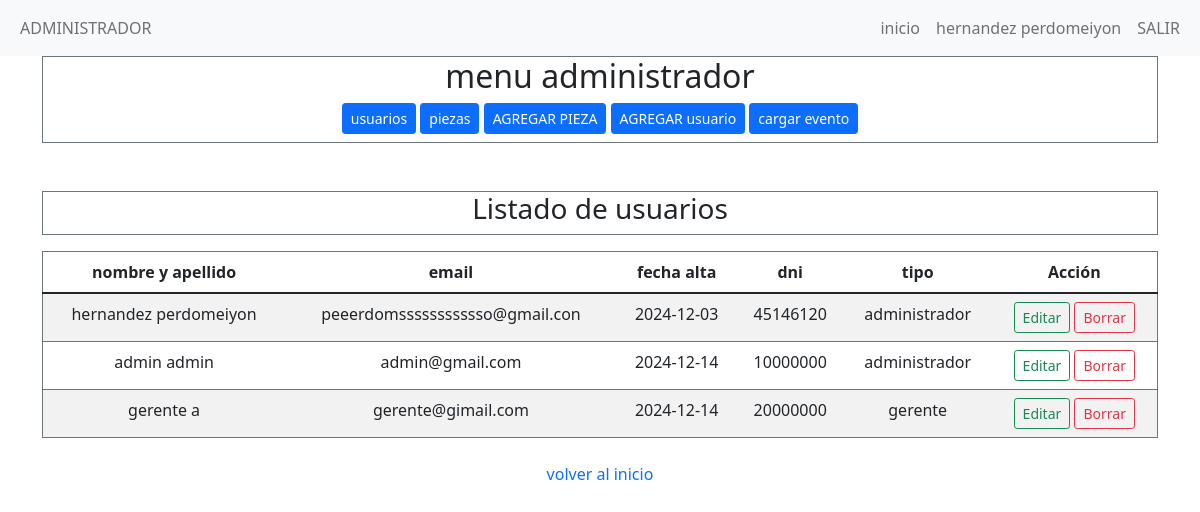
/listados/usuariosList.php?msje=ok (signed in), run on the app's committed database.
### tables this page shows
CREATE TABLE `usuario` (
  `idUsuario` int(11) NOT NULL,
  `dni` varchar(8) DEFAULT NULL,
  `nombre` varchar(255) DEFAULT NULL,
  `apellido` varchar(255) DEFAULT NULL,
  `email` varchar(255) DEFAULT NULL,
  `clave` varchar(255) DEFAULT NULL,
  `fecha_alta` date DEFAULT NULL,
  `tipo_de_usuario` varchar(13) NOT NULL DEFAULT 'gerente'
);

### listados/usuariosList.php (the view, shortened to what this page needs)
<?php
require_once "../conexion.php";
$sql="SELECT * FROM usuario";
$result=mysqli_query($conex,$sql);
 ?>
 <!DOCTYPE html>
 <html lang="es">
 <body>
 <?php
          include_once('../head.php');
     include_once('menu.php');
   ?>
    <section>
    <div class="container text-center">
        <div class="text-center mt-5 mb-3 border border-secondary"><h3>Listado de usuarios</h3></div>
        <table class="table table-striped table-hover border border-secondary">
            <thead>
                <tr>
                <th scope="col">nombre y apellido</th>
                <th scope="col">email</th>
                <th scope="col">fecha alta </th>
                <th scope="col">dni</th>
                <th scope="col">tipo</th>
                <th scope="col">Acción</th>
                </tr>
            </thead>
            <?php
               if (mysqli_num_rows($result)>0){
            ?>
            <tbody>
            <?php
                While ($fila=mysqli_fetch_array($result)){
            ?>
               <tr>
               <td><?=$fila['nombre'] . ' ' . $fila['apellido']; ?></td>
               <td><?=$fila["email"] ?></td>
               <td><?=$fila["fecha_alta"]; ?></td>
               <td><?=$fila["dni"]; ?></td>
               <td><?=$fila["tipo_de_usuario"];?></td>
               <td>
               <div class="d-sm-inline-block"><form action="../formularios/form_editarUsu.php" method="post">
		          <button class="btn btn-outline-success btn-sm" type="submit" name="btneditar" id="btneditar">Editar</button></form></div>
               <div class="d-sm-inline-block"><form action="../formularios/form_eliUsu.php" method="post">
		          <button class="btn btn-outline-danger btn-sm" type="submit" name="btnborrar" id="btnborrar">Borrar</button></form></div>
                </td>
            </tr>
            <?php
            }
            ?>
            </tbody>
       </table></div>
	   <?php
	     }else{
          echo "</table></div>";
          echo "<div class='container text-center lead my-3 py-3'><div class='alert alert-danger my-5 py-4'><p><em>No existen productos! </em><a href='index.php' class='text-primary lead ms-2'>Volver</a></p></div></div>";
         }
	   ?>
    </section>
    <section class="container text-center">
    <ul class="navbar-nav ms-auto">
        <li class="nav-item">
          <a class="nav-link" href="administrador.php">volver al inicio</a>
        </li>
       </ul>
        </section>
 </body>
 </html>

### data on the page
usuario: nombre "hernandez", apellido "perdomeiyon", email "peeerdomssssssssssso@gmail.con", fecha_alta "2024-12-03", dni "45146120", tipo_de_usuario "administrador"
usuario: nombre "admin", apellido "admin", email "admin@gmail.com", fecha_alta "2024-12-14", dni "10000000", tipo_de_usuario "administrador"
usuario: nombre "gerente", apellido "a", email "gerente@gimail.com", fecha_alta "2024-12-14", dni "20000000", tipo_de_usuario "gerente"

### other printed values
$_SESSION['nombreadmin'] "hernandez"
$_SESSION['apellidoadmin'] "perdomeiyon"
